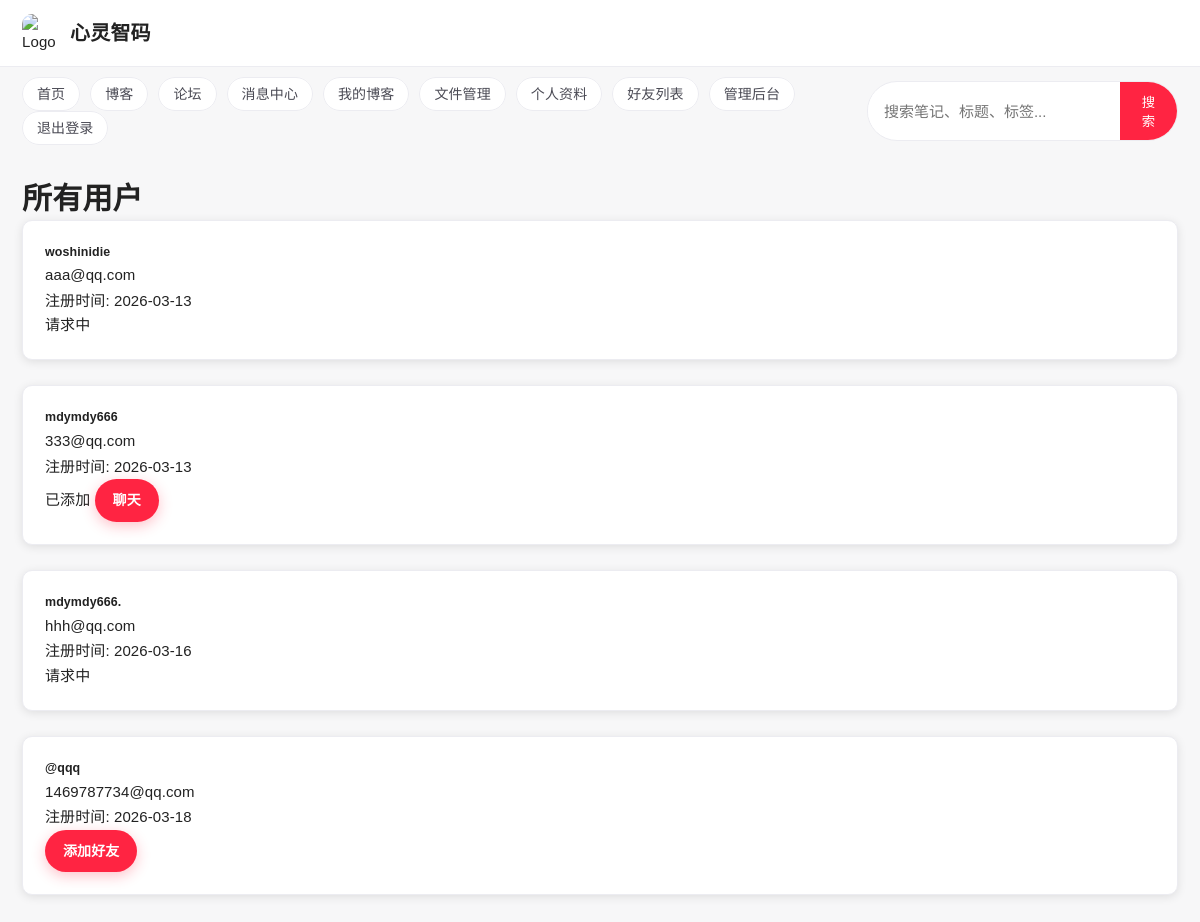
The page /accounts/users/all/ (signed in) on the database its author committed.
### accounts/models.py (models this page shows, shortened)
class CustomUser(AbstractUser):
    bio = models.TextField(blank=True, null=True)
    avatar = models.ImageField(upload_to='avatars/', blank=True, null=True)
    phone_number = models.CharField(max_length=20, blank=True, null=True)
    date_of_birth = models.DateField(blank=True, null=True)
    is_verified = models.BooleanField(default=False)
    verification_code = models.CharField(max_length=6, blank=True, null=True)
    created_at = models.DateTimeField(default=timezone.now)
    updated_at = models.DateTimeField(auto_now=True)

### accounts/views.py (the view)
# urls.py: path('users/all/', views.all_users, name='all_users'),
@login_required
def all_users(request):
    from messages_app.models import Friendship
    from django.db import models
    users = CustomUser.objects.exclude(id=request.user.id)
    sent_requests = list(Friendship.objects.filter(sender=request.user, status='pending').values_list('receiver_id', flat=True))
    friendships = Friendship.objects.filter(
        ((models.Q(sender=request.user) | models.Q(receiver=request.user))),
        status='accepted'
    ).values_list('sender_id', 'receiver_id')
    friend_ids = []
    for sender_id, receiver_id in friendships:
        if sender_id == request.user.id:
            friend_ids.append(receiver_id)
        else:
            friend_ids.append(sender_id)
    return render(request, 'accounts/all_users.html', {'users': users, 'friend_ids': friend_ids, 'sent_requests': sent_requests})

### accounts/templates/accounts/all_users.html (shortened to what this page needs)
{% extends 'base.html' %}
{% block content %}
    <h1>所有用户</h1>
    <div class="row">
        {% for user in users %}
            <div class="col-md-4 mb-4">
                <div class="card" style="border-radius: 10px; overflow: hidden; box-shadow: 0 2px 10px rgba(0,0,0,0.1); transition: transform 0.3s ease;">
                    <div class="card-body">
                        <h5 class="card-title">{{ user.username }}</h5>
                        <p class="card-text text-muted small">{{ user.email }}</p>
                        <p class="card-text text-muted small">注册时间: {{ user.date_joined|date:"Y-m-d" }}</p>
                        <div class="mt-3">
                            {% if user.id in friend_ids %}
                                <span class="badge bg-success">已添加</span>
                                <a href="{% url 'conversation' user.id %}" class="btn btn-primary btn-sm ml-2">
                                     聊天
                                </a>
                            {% elif user.id in sent_requests %}
                                <span class="badge bg-warning">请求中</span>
                            {% else %}
                                <a href="{% url 'send_friend_request' user.id %}" class="btn btn-primary btn-sm">
                                     添加好友
                                </a>
                            {% endif %}
                        </div>
                    </div>
                </div>
            </div>
        {% endfor %}
    </div>
{% endblock %}

### templates/base.html (style rules this page uses)
* { margin: 0; padding: 0; box-sizing: border-box; }
:root { --xhs-red: #ff2442; --xhs-red-deep: #e51f3c; --xhs-bg: #f7f7f8; --xhs-card: #ffffff; --xhs-text: #222; --xhs-subtext: #7a7a85; --xhs-border: #ececf1; --xhs-shadow: 0 8px 24px rgba(27, 27, 33, 0.06); }
body { font-family: "PingFang SC", "Microsoft YaHei", Arial, sans-serif; line-height: 1.6; font-size: 15px; letter-spacing: 0.1px; color: var(--xhs-text); background: var(--xhs-bg); }
h1, h2, h3, h4 { line-height: 1.35; letter-spacing: 0.2px; }
p { line-height: 1.7; }
.card { background: var(--xhs-card); border-radius: 14px; padding: 22px; box-shadow: var(--xhs-shadow); margin-bottom: 25px; transition: all 0.3s ease; border: 1px solid var(--xhs-border); }
.btn { display: inline-block; padding: 10px 18px; background: var(--xhs-red); color: white; border: none; border-radius: 999px; cursor: pointer; font-size: 14px; font-weight: 600; transition: all 0.3s ease; text-decoration: none; box-shadow: 0 4px 14px rgba(255, 36, 66, 0.28); }

### rows shown on the page
CustomUser: username "woshinidie", email "aaa@qq.com", date_joined "2026-03-13", shows "请求中"
CustomUser: username "mdymdy666", email "333@qq.com", date_joined "2026-03-13", shows "已添加"
CustomUser: username "mdymdy666.", email "hhh@qq.com", date_joined "2026-03-16", shows "请求中"
CustomUser: username "@qqq", email "1469787734@qq.com", date_joined "2026-03-18", shows "添加好友"
